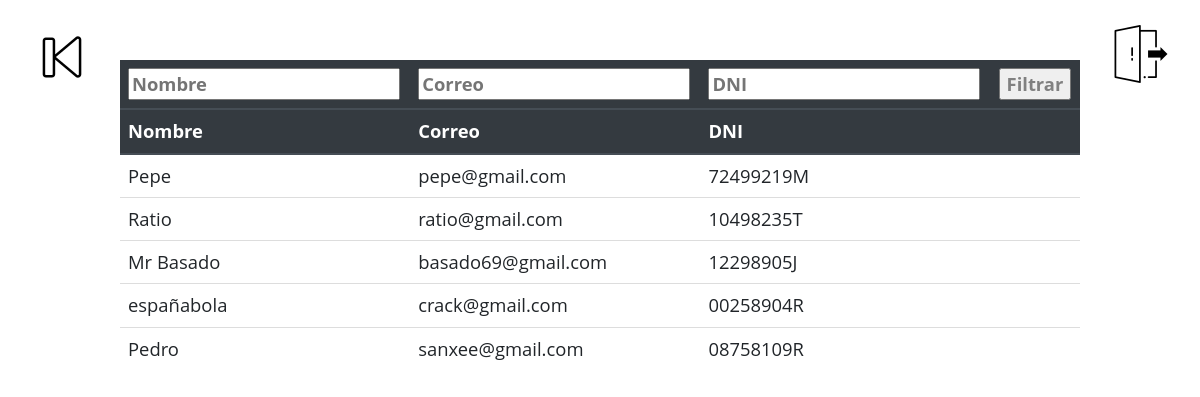
The page /view/admin.php?id=6 (signed in) on the database its author committed.
### tables this page shows
CREATE TABLE `tbl_voluntario` (
  `id` int(11) NOT NULL,
  `nombre_vol` varchar(45) DEFAULT NULL,
  `correo_vol` varchar(50) DEFAULT NULL,
  `dni_vol` varchar(9) DEFAULT NULL
);

### view/admin.php (the view, shortened to what this page needs)
<!DOCTYPE html>
<?php
include_once '../services/connection.php';
$evento_id = $_REQUEST['id'];
?>
<html lang="en">
<head>
    <link rel="stylesheet" href="../css/styles.css">
    <link rel="stylesheet" href="https://stackpath.bootstrapcdn.com/bootstrap/4.4.1/css/bootstrap.min.css">
    <link rel="stylesheet" href="https://maxcdn.bootstrapcdn.com/bootstrap/4.5.2/css/bootstrap.min.css">
    <link rel="stylesheet" href="https://maxcdn.bootstrapcdn.com/bootstrap/3.3.7/css/bootstrap.min.css" />
</head>
<body>
<div class="atras"><a href="evento.admin.php"><img src="../img/back.png" ></a></div>
<div class="logout"><a href="../processes/kill-login.php"><img src="../img/logout.png" ></a></div>
<div class="historial">
    <table class="table table-hover table-borderless">
    <thead class="thead-dark">
        <tr><form action="admin.php" method="POST">
                <th><input type="text" name="nombre" placeholder="Nombre"></th>
                <th><input type="text" name="correo" placeholder="Correo"></th>
                <th><input type="text" name="dni" placeholder="DNI"></th>
                <th><input type="submit" name="enviar" value="Filtrar"></th>
        </form></tr>
        <?php
    $queryGeneral = "SELECT tbl_voluntario.nombre_vol,tbl_voluntario.correo_vol, tbl_voluntario.dni_vol FROM `tbl_voluntario`
     INNER JOIN tbl_evento_voluntario on tbl_voluntario.id=tbl_evento_voluntario.id_vol
     INNER JOIN tbl_evento on tbl_evento_voluntario.id_even=tbl_evento.id where tbl_evento.id={$evento_id} ";
        $voluntarios=$pdo->prepare($queryGeneral);
        $voluntarios->execute();
        $voluntarios = $voluntarios->fetchAll(PDO::FETCH_ASSOC);
        ?>
        <tr>
            <th>Nombre</th>
            <th>Correo</th>
            <th>DNI</th>
            <th></th>
        </tr>
        </thead>
        <tbody>
        <?php foreach ($voluntarios as $voluntarios) { ?>
                <tr>
                    <td><?php echo $voluntarios['nombre_vol'] ?></td>
                    <td><?php echo $voluntarios['correo_vol'] ?></td>
                    <td><?php echo $voluntarios['dni_vol'] ?></td>
                    <td></td>
                </tr>
                <?php } ?>
        </tbody>
    </table>
</div>
</body>
</html>

### css/styles.css (style rules this page uses)
* { margin: 0%; font-family: 'Open Sans', sans-serif; }
html { scroll-behavior: smooth; }
body { margin: 0; }
.logout { position: absolute; top: 25px; right: 30px; transition: 0.5s; }
.logout a { margin-top: 3px; min-height: 55px; min-width: 55px; text-decoration: none; color: white; }
.atras { position: absolute; top: 25px; left: 30px; transition: 0.5s; }
.atras a { margin-top: 3px; min-height: 55px; min-width: 55px; text-decoration: none; color: white; }
.historial { margin-top: 5%; margin-left: 10%; width: 80%; }
input[type=submit] { color: grey; }
input { color: black; transition: 0.5s; }
.table { font-size: 2.3vh; }

### rows shown on the page
tbl_voluntario: nombre_vol "Pepe", correo_vol "pepe@gmail.com", dni_vol "72499219M"
tbl_voluntario: nombre_vol "Ratio", correo_vol "ratio@gmail.com", dni_vol "10498235T"
tbl_voluntario: nombre_vol "Mr Basado", correo_vol "basado69@gmail.com", dni_vol "12298905J"
tbl_voluntario: nombre_vol "españabola", correo_vol "crack@gmail.com", dni_vol "00258904R"
tbl_voluntario: nombre_vol "Pedro", correo_vol "sanxee@gmail.com", dni_vol "08758109R"
